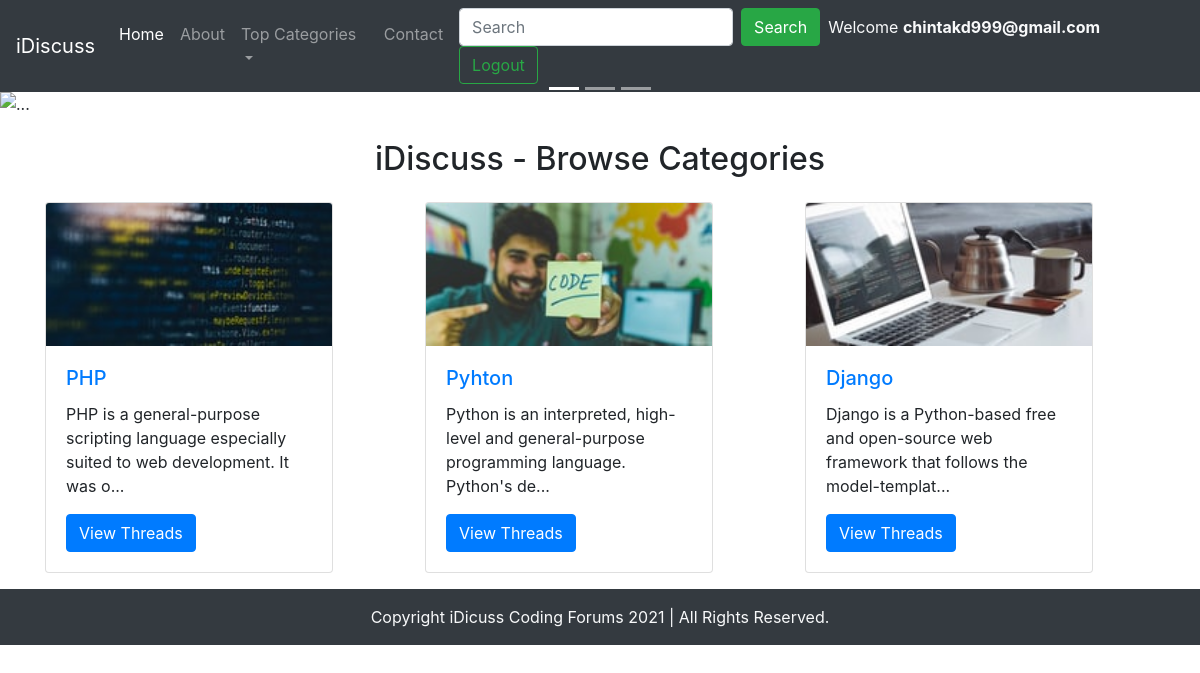
/index.php (signed in), run on the app's committed database.
### tables this page shows
CREATE TABLE IF NOT EXISTS `categories` (
  `category_id` int(8) NOT NULL AUTO_INCREMENT,
  `category_name` varchar(255) NOT NULL,
  `category_description` varchar(255) NOT NULL,
  `created` datetime NOT NULL DEFAULT CURRENT_TIMESTAMP,
  PRIMARY KEY (`category_id`)
);

### index.php (the view, shortened to what this page needs)
<!doctype html>
<html lang="en">
  <head>
    <link rel="stylesheet" href="https://maxcdn.bootstrapcdn.com/bootstrap/4.0.0/css/bootstrap.min.css">
  </head>
  <body>
    <?php
        include('partials/header.php');
        include('partials/db_connect.php');
    ?>
    <div id="carouselExampleIndicators" class="carousel slide" data-ride="carousel">
        <ol class="carousel-indicators">
            <li data-target="#carouselExampleIndicators" data-slide-to="0" class="active"></li>
            <li data-target="#carouselExampleIndicators" data-slide-to="1"></li>
            <li data-target="#carouselExampleIndicators" data-slide-to="2"></li>
        </ol>
        <div class="carousel-inner">
            <div class="carousel-item active">
                <img src="https://source.unsplash.com/2400x700/?apple,code" class="d-block w-100" alt="...">
            </div>
        </div>
        <a class="carousel-control-prev" href="#carouselExampleIndicators" role="button" data-slide="prev">
            <span class="carousel-control-prev-icon" aria-hidden="true"></span>
        </a>
        <a class="carousel-control-next" href="#carouselExampleIndicators" role="button" data-slide="next">
            <span class="carousel-control-next-icon" aria-hidden="true"></span>
        </a>
    </div>
    <div class="container my-3" id="ques">
        <h2 class="text-center my-4">iDiscuss - Browse Categories</h2>
        <div class="row">
        <?php
            $sql = "SELECT * FROM `categories`";
            $result = mysqli_query($conn,$sql);
            while($row = mysqli_fetch_assoc($result)){
                $id = $row['category_id'];
                $cat = $row['category_name'];
                $desc = $row['category_description'];
                echo '<div class="col-md-4">
                    <div class="card" style="width: 18rem;">
                        <img src="img/card-'.$id. '.jpeg" class="card-img-top" alt="image for this category">
                        <div class="card-body">
                            <h5 class="card-title"><a href="threadlist.php?catid=' . $id . '">' . $cat . '</a></h5>
                            <p class="card-text">' . substr($desc,0,90). '...</p>
                            <a href="threadlist.php?catid=' . $id . '" class="btn btn-primary">View Threads</a>
                        </div>
                    </div>
                </div>';
            }
        ?>
        </div>
    </div>
    <?php
        include('partials/footer.php');
    ?>
  </body>
</html>

### index.php (style rules this page uses)
#ques { min-height:433px; }

### data on the page
categories: shows a picture, category_name "PHP", category_description "PHP is a general-purpose scripting language especially suited to web development. It was o"
categories: shows a picture, category_name "Pyhton", category_description "Python is an interpreted, high-level and general-purpose programming language. Python's de"
categories: shows a picture, category_name "Django", category_description "Django is a Python-based free and open-source web framework that follows the model-templat"

### other printed values
$_SESSION['useremail'] "chintakd999@gmail.com"
